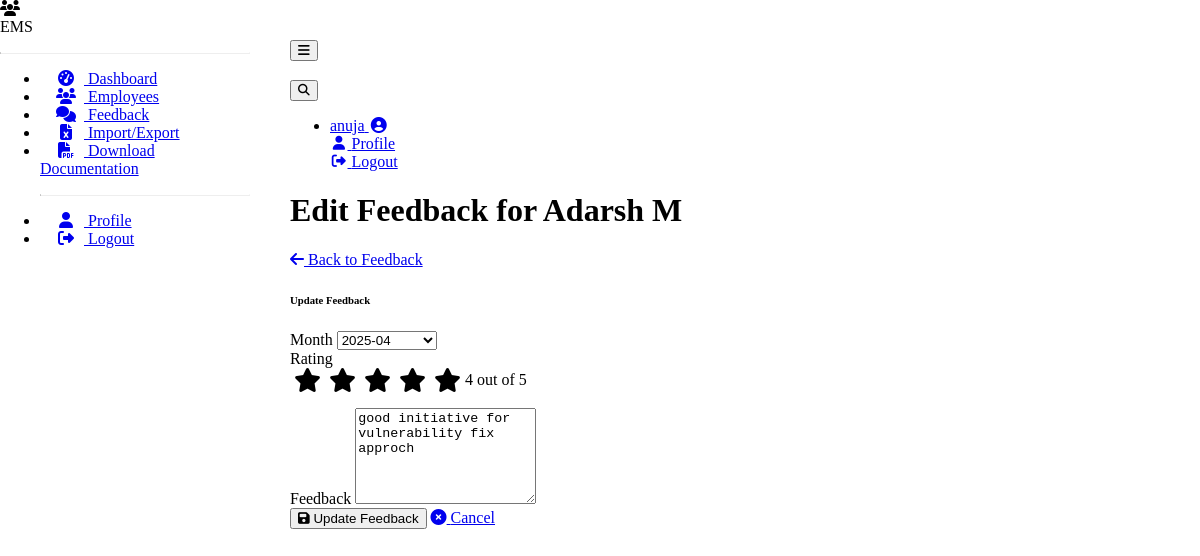
The page /feedback/edit/1 (signed in) on the database its author committed.
### models.py (models this page shows, shortened)
class User(UserMixin, db.Model):
    __tablename__ = 'users'
    id = db.Column(db.Integer, primary_key=True)
    username = db.Column(db.String(64), unique=True, nullable=False)
    email = db.Column(db.String(120), unique=True, nullable=False)
    password_hash = db.Column(db.String(256), nullable=False)
    is_manager = db.Column(db.Boolean, default=False)
    employees_managed = db.relationship('Employee', backref='manager_user', lazy='dynamic',
                                        foreign_keys='Employee.manager_id')

class Employee(db.Model):
    __tablename__ = 'employees'
    id = db.Column(db.Integer, primary_key=True)
    full_name = db.Column(db.String(100), nullable=False)
    joining_date = db.Column(db.Date, nullable=False)
    benzyl = db.Column(db.String(50), unique=True, nullable=False)  # Employee ID or username
    role = db.Column(db.String(100), nullable=False)
    skill = db.Column(db.String(100), nullable=False)
    team = db.Column(db.String(100), nullable=False)
    grade = db.Column(db.String(20), nullable=False)
    designation = db.Column(db.String(100), nullable=False)
    location = db.Column(db.String(100), nullable=False)
    user_id = db.Column(db.Integer, db.ForeignKey('users.id'), nullable=True)
    user = db.relationship('User', foreign_keys=[user_id])
    manager_id = db.Column(db.Integer, db.ForeignKey('users.id'), nullable=True)
    feedback_received = db.relationship('Feedback', backref='employee', lazy='dynamic',
                                        foreign_keys='Feedback.employee_id')

class Feedback(db.Model):
    __tablename__ = 'feedback'
    id = db.Column(db.Integer, primary_key=True)
    employee_id = db.Column(db.Integer, db.ForeignKey('employees.id'), nullable=False)
    provided_by_id = db.Column(db.Integer, db.ForeignKey('users.id'), nullable=False)
    provided_by = db.relationship('User', foreign_keys=[provided_by_id])
    rating = db.Column(db.Integer, nullable=False)  # e.g., 1-5 rating scale
    feedback_text = db.Column(db.Text, nullable=False)
    feedback_date = db.Column(db.DateTime, default=datetime.utcnow)
    month = db.Column(db.String(7), nullable=False)  # e.g., "2023-01"

### feedback.py (the view, shortened to what this page needs)
@feedback_bp.route('/edit/<int:feedback_id>', methods=['GET', 'POST'])
@login_required
@require_manager
def edit_feedback(feedback_id):
    feedback = Feedback.query.get_or_404(feedback_id)
    if feedback.provided_by_id != current_user.id:
        flash('You can only edit feedback you provided.', 'danger')
        return redirect(url_for('feedback.feedback_list'))
    employee = Employee.query.get(feedback.employee_id)
    return render_template('feedback_form.html',
                           employee=employee,
                           feedback=feedback,
                           action='edit')

### app.py (called while the page is built)
@login_manager.user_loader
def load_user(user_id):
    from models import User  # Import here to avoid circular imports
    return User.query.get(int(user_id))

### utils.py (called while the page is built)
def require_manager(f):
    @wraps(f)
    def decorated_function(*args, **kwargs):
        if not current_user.is_manager:
            flash('This action requires manager privileges', 'danger')
            return redirect(url_for('employee.dashboard'))
        return f(*args, **kwargs)
    return decorated_function

### templates/feedback_form.html (shortened to what this page needs)
{% extends "base.html" %}
{% block content %}
<div class="container-fluid">
    <div class="d-flex justify-content-between align-items-center mb-4">
        <h1 class="h3 text-gray-800">
            {% if action == 'create' %}
            Provide Feedback for {{ employee.full_name }}
            {% else %}
            Edit Feedback for {{ employee.full_name }}
            {% endif %}
        </h1>
        <a href="{{ url_for('feedback.employee_feedback', employee_id=employee.id) }}" class="btn btn-secondary">
            <i class="fas fa-arrow-left mr-1"></i> Back to Feedback
        </a>
    </div>
    <div class="row">
        <div class="col-lg-12">
            <div class="card shadow mb-4">
                <div class="card-header py-3">
                    <h6 class="m-0 font-weight-bold text-primary">
                        {% if action == 'create' %}
                        New Feedback
                        {% else %}
                        Update Feedback
                        {% endif %}
                    </h6>
                </div>
                <div class="card-body">
                    <form method="POST" action="{% if action == 'create' %}{{ url_for('feedback.create_feedback', employee_id=employee.id) }}{% else %}{{ url_for('feedback.edit_feedback', feedback_id=feedback.id) }}{% endif %}">
                        <div class="row">
                            <div class="col-md-6 mb-3">
                                <label for="month" class="form-label">Month</label>
                                <select class="form-select" id="month" name="month" required>
                                    {% set years = [2023, 2024, 2025] %}
                                    {% for year in years %}
                                        {% for month in range(1, 13) %}
                                        <option value="{{ '%04d-%02d'|format(year, month) }}"
                                                {% if (feedback and feedback.month == '%04d-%02d'|format(year, month)) or
                                                      (not feedback and current_month == '%04d-%02d'|format(year, month)) %}
                                                selected
                                                {% endif %}>
                                            {{ '%04d-%02d'|format(year, month) }}
                                        </option>
                                        {% endfor %}
                                    {% endfor %}
                                </select>
                            </div>
                            <div class="col-md-6 mb-3">
                                <label for="rating" class="form-label">Rating</label>
                                <div class="rating-container">
                                    <div class="rating-stars">
                                        {% for i in range(1, 6) %}
                                        <i class="fas fa-star rating-star {% if feedback and i <= feedback.rating %}rated{% endif %}"
                                           data-value="{{ i }}"></i>
                                        {% endfor %}
                                    </div>
                                    <span class="ms-2 rating-label">
                                        {% if feedback %}
                                        {{ feedback.rating }} out of 5
                                        {% else %}
                                        Select a rating
                                        {% endif %}
                                    </span>
                                </div>
                            </div>
                        </div>
                        <div class="mb-3">
                            <label for="feedback_text" class="form-label">Feedback</label>
                            <textarea class="form-control" id="feedback_text" name="feedback_text" rows="6" required>{{ feedback.feedback_text if feedback else '' }}</textarea>
                        </div>
                        <div class="mt-4">
                            <button type="submit" class="btn btn-primary">
                                {% if action == 'create' %}
                                <i class="fas fa-paper-plane mr-1"></i> Submit Feedback
                                {% else %}
                                <i class="fas fa-save mr-1"></i> Update Feedback
                                {% endif %}
                            </button>
                            <a href="{{ url_for('feedback.employee_feedback', employee_id=employee.id) }}" class="btn btn-secondary">
                                <i class="fas fa-times-circle mr-1"></i> Cancel
                            </a>
                        </div>
                    </form>
                </div>
            </div>
        </div>
    </div>
</div>
{% endblock %}

### templates/base.html (shortened to what this page needs)
<!DOCTYPE html>
<html lang="en" data-bs-theme="dark">
<head>
    <link rel="stylesheet" href="https://cdn.replit.com/agent/bootstrap-agent-dark-theme.min.css">
    <link rel="stylesheet" href="https://cdnjs.cloudflare.com/ajax/libs/font-awesome/6.4.0/css/all.min.css">
    <link rel="stylesheet" href="https://cdn.datatables.net/1.13.4/css/dataTables.bootstrap5.min.css">
    <link rel="stylesheet" href="https://cdn.datatables.net/buttons/2.3.6/css/buttons.bootstrap5.min.css">
    <link rel="stylesheet" href="{{ url_for('static', filename='css/custom.css') }}">
</head>
<body>
    {% if current_user.is_authenticated %}
    <div class="sidebar bg-dark">
        <div class="sidebar-brand d-flex align-items-center justify-content-center p-3">
            <div class="sidebar-brand-icon">
                <i class="fas fa-users"></i>
            </div>
            <div class="sidebar-brand-text mx-3">EMS</div>
        </div>
        <hr class="sidebar-divider">
        <ul class="nav flex-column">
            <li class="nav-item">
                <a class="nav-link {% if request.endpoint and request.endpoint == 'employee.dashboard' %}active{% endif %}"
                   href="{{ url_for('employee.dashboard') }}">
                    <i class="fas fa-fw fa-tachometer-alt"></i>
                    <span>Dashboard</span>
                </a>
            </li>
            <li class="nav-item">
                <a class="nav-link {% if request.endpoint and 'employee_list' in request.endpoint %}active{% endif %}"
                   href="{{ url_for('employee.employee_list') }}">
                    <i class="fas fa-fw fa-users"></i>
                    <span>Employees</span>
                </a>
            </li>
            <li class="nav-item">
                <a class="nav-link {% if request.endpoint and 'feedback' in request.endpoint %}active{% endif %}"
                   href="{{ url_for('feedback.feedback_list') }}">
                    <i class="fas fa-fw fa-comments"></i>
                    <span>Feedback</span>
                </a>
            </li>
            {% if current_user.is_manager %}
            <li class="nav-item">
                <a class="nav-link {% if request.endpoint and 'import_export' in request.endpoint %}active{% endif %}"
                   href="{{ url_for('employee.import_export') }}">
                    <i class="fas fa-fw fa-file-excel"></i>
                    <span>Import/Export</span>
                </a>
            </li>
            <li class="nav-item">
                <a class="nav-link" href="{{ url_for('docs.generate_and_download_docs') }}">
                    <i class="fas fa-fw fa-file-pdf"></i>
                    <span>Download Documentation</span>
                </a>
            </li>
            {% endif %}
            <hr class="sidebar-divider">
            <li class="nav-item">
                <a class="nav-link" href="{{ url_for('auth.profile') }}">
                    <i class="fas fa-fw fa-user"></i>
                    <span>Profile</span>
                </a>
            </li>
            <li class="nav-item">
                <a class="nav-link" href="{{ url_for('auth.logout') }}">
                    <i class="fas fa-fw fa-sign-out-alt"></i>
                    <span>Logout</span>
                </a>
            </li>
        </ul>
    </div>
    {% endif %}
    <div class="content-wrapper {% if not current_user.is_authenticated %}ml-0{% endif %}">
        {% if current_user.is_authenticated %}
        <nav class="navbar navbar-expand navbar-dark bg-dark mb-4">
            <button id="sidebarToggle" class="btn btn-link d-md-none rounded-circle mr-3">
                <i class="fa fa-bars"></i>
            </button>
            <div class="d-md-inline-block ms-auto form-inline mr-0 navbar-search">
                <div class="input-group">
                    <input type="text" id="searchInput" class="form-control bg-light border small"
                           placeholder="Search..." aria-label="Search">
                    <div class="input-group-append">
                        <button class="btn btn-primary" type="button">
                        </button>
                    </div>
                </div>
            </div>
            <ul class="navbar-nav ml-auto ml-md-0">
                <li class="nav-item dropdown no-arrow">
                    <a class="nav-link dropdown-toggle" href="#" id="userDropdown" role="button"
                       data-bs-toggle="dropdown" aria-haspopup="true" aria-expanded="false">
                        <span class="mr-2 d-none d-lg-inline text-gray-600 small">{{ current_user.username }}</span>
                        <i class="fas fa-user-circle fa-fw"></i>
                    </a>
                    <div class="dropdown-menu dropdown-menu-right shadow animated--grow-in"
                         aria-labelledby="userDropdown">
                        <a class="dropdown-item" href="{{ url_for('auth.profile') }}">
                            <i class="fas fa-user fa-sm fa-fw mr-2 text-gray-400"></i>
                            Profile
                        </a>
                        <a class="dropdown-item" href="{{ url_for('auth.logout') }}">
                            <i class="fas fa-sign-out-alt fa-sm fa-fw mr-2 text-gray-400"></i>
                            Logout
                        </a>
                    </div>
                </li>
            </ul>
        </nav>
        {% endif %}
        <div class="container-fluid">
            {% block content %}{% endblock %}
        </div>
    </div>
</body>
</html>

### static/css/custom.css (style rules this page uses)
:root { --sidebar-width: 250px; }
.sidebar { width: var(--sidebar-width); height: 100vh; position: fixed; left: 0; top: 0; z-index: 100; transition: all 0.3s; overflow-y: auto; }
.sidebar .nav-item .nav-link { padding: 0.75rem 1rem; width: 100%; }
.sidebar .nav-item .nav-link i { margin-right: 0.5rem; }
.sidebar-divider { margin: 1rem 0; border-top: 1px solid rgba(255, 255, 255, 0.15); }
.content-wrapper { margin-left: var(--sidebar-width); padding: 2rem; min-height: 100vh; transition: all 0.3s; }
.rating-container { display: flex; align-items: center; margin-bottom: 1rem; }
.rating-stars { display: inline-flex; font-size: 1.5rem; cursor: pointer; }
.rating-star { color: var(--bs-secondary); padding: 0 0.25rem; transition: color 0.2s; }
.rating-star:hover, .rating-star.rated { color: var(--bs-warning); }
.navbar-search { margin-right: 1rem; }
.navbar-search .input-group { width: 300px; }
.navbar-search .form-control { border: 1px solid rgba(255, 255, 255, 0.2) !important; background-color: rgba(255, 255, 255, 0.1) !important; color: white !important; }
.navbar-search .form-control::placeholder { color: rgba(255, 255, 255, 0.6) !important; }

### rows shown on the page
User: username "anuja"
Employee: full_name "Adarsh M"
Feedback: month "2025-04", rating "4", feedback_text "good initiative for vulnerability fix approch"
